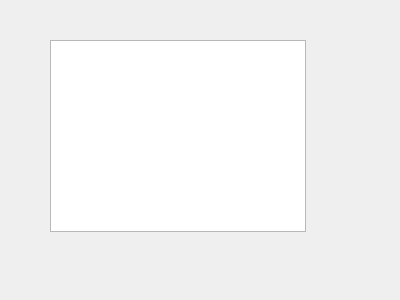
<?xml version="1.0" encoding="UTF-8"?>
<ui version="4.0">
 <class>Erp</class>
 <widget class="QWidget" name="Erp">
  <property name="geometry">
   <rect>
    <x>0</x>
    <y>0</y>
    <width>400</width>
    <height>300</height>
   </rect>
  </property>
  <property name="windowTitle">
   <string>Erp</string>
  </property>
  <widget class="QTableWidget" name="tableWidget">
   <property name="geometry">
    <rect>
     <x>50</x>
     <y>40</y>
     <width>256</width>
     <height>192</height>
    </rect>
   </property>
  </widget>
 </widget>
 <layoutdefault spacing="6" margin="11"/>
 <resources/>
 <connections/>
</ui>
